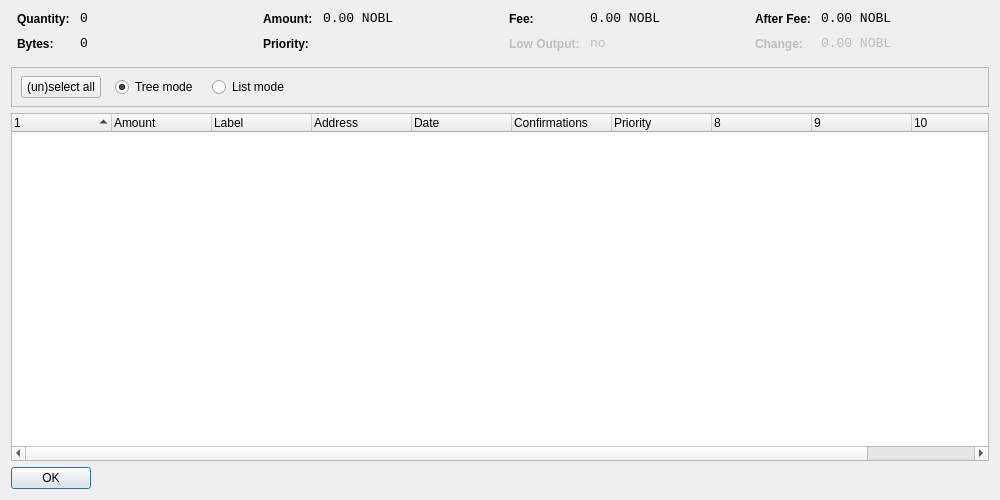
<?xml version="1.0" encoding="UTF-8"?>
<ui version="4.0">
 <class>CoinControlDialog</class>
 <widget class="QDialog" name="CoinControlDialog">
  <property name="geometry">
   <rect>
    <x>0</x>
    <y>0</y>
    <width>1000</width>
    <height>500</height>
   </rect>
  </property>
  <property name="windowTitle">
   <string>Coin Control</string>
  </property>
  <layout class="QVBoxLayout" name="verticalLayout">
   <item>
    <layout class="QHBoxLayout" name="horizontalLayoutTop" stretch="0,0,0,0">
     <property name="topMargin">
      <number>0</number>
     </property>
     <property name="bottomMargin">
      <number>10</number>
     </property>
     <item>
      <layout class="QFormLayout" name="formLayoutCoinControl1">
       <property name="horizontalSpacing">
        <number>10</number>
       </property>
       <property name="verticalSpacing">
        <number>10</number>
       </property>
       <property name="leftMargin">
        <number>6</number>
       </property>
       <property name="rightMargin">
        <number>6</number>
       </property>
       <item row="0" column="0">
        <widget class="QLabel" name="labelCoinControlQuantityText">
         <property name="styleSheet">
          <string notr="true">font-weight:bold;</string>
         </property>
         <property name="text">
          <string>Quantity:</string>
         </property>
        </widget>
       </item>
       <item row="0" column="1">
        <widget class="QLabel" name="labelCoinControlQuantity">
         <property name="font">
          <font>
           <family>Monospace</family>
           <pointsize>10</pointsize>
          </font>
         </property>
         <property name="cursor">
          <cursorShape>IBeamCursor</cursorShape>
         </property>
         <property name="contextMenuPolicy">
          <enum>Qt::ActionsContextMenu</enum>
         </property>
         <property name="text">
          <string>0</string>
         </property>
         <property name="textInteractionFlags">
          <set>Qt::LinksAccessibleByMouse|Qt::TextSelectableByKeyboard|Qt::TextSelectableByMouse</set>
         </property>
        </widget>
       </item>
       <item row="1" column="0">
        <widget class="QLabel" name="labelCoinControlBytesText">
         <property name="styleSheet">
          <string notr="true">font-weight:bold;</string>
         </property>
         <property name="text">
          <string>Bytes:</string>
         </property>
        </widget>
       </item>
       <item row="1" column="1">
        <widget class="QLabel" name="labelCoinControlBytes">
         <property name="font">
          <font>
           <family>Monospace</family>
           <pointsize>10</pointsize>
          </font>
         </property>
         <property name="cursor">
          <cursorShape>IBeamCursor</cursorShape>
         </property>
         <property name="contextMenuPolicy">
          <enum>Qt::ActionsContextMenu</enum>
         </property>
         <property name="text">
          <string>0</string>
         </property>
         <property name="textInteractionFlags">
          <set>Qt::LinksAccessibleByMouse|Qt::TextSelectableByKeyboard|Qt::TextSelectableByMouse</set>
         </property>
        </widget>
       </item>
      </layout>
     </item>
     <item>
      <layout class="QFormLayout" name="formLayoutCoinControl2">
       <property name="horizontalSpacing">
        <number>10</number>
       </property>
       <property name="verticalSpacing">
        <number>10</number>
       </property>
       <property name="leftMargin">
        <number>6</number>
       </property>
       <property name="rightMargin">
        <number>6</number>
       </property>
       <item row="0" column="0">
        <widget class="QLabel" name="labelCoinControlAmountText">
         <property name="styleSheet">
          <string notr="true">font-weight:bold;</string>
         </property>
         <property name="text">
          <string>Amount:</string>
         </property>
        </widget>
       </item>
       <item row="0" column="1">
        <widget class="QLabel" name="labelCoinControlAmount">
         <property name="font">
          <font>
           <family>Monospace</family>
           <pointsize>10</pointsize>
          </font>
         </property>
         <property name="cursor">
          <cursorShape>IBeamCursor</cursorShape>
         </property>
         <property name="contextMenuPolicy">
          <enum>Qt::ActionsContextMenu</enum>
         </property>
         <property name="text">
          <string>0.00 NOBL</string>
         </property>
         <property name="textInteractionFlags">
          <set>Qt::LinksAccessibleByMouse|Qt::TextSelectableByKeyboard|Qt::TextSelectableByMouse</set>
         </property>
        </widget>
       </item>
       <item row="1" column="0">
        <widget class="QLabel" name="labelCoinControlPriorityText">
         <property name="styleSheet">
          <string notr="true">font-weight:bold;</string>
         </property>
         <property name="text">
          <string>Priority:</string>
         </property>
        </widget>
       </item>
       <item row="1" column="1">
        <widget class="QLabel" name="labelCoinControlPriority">
         <property name="font">
          <font>
           <family>Monospace</family>
           <pointsize>10</pointsize>
          </font>
         </property>
         <property name="cursor">
          <cursorShape>IBeamCursor</cursorShape>
         </property>
         <property name="contextMenuPolicy">
          <enum>Qt::ActionsContextMenu</enum>
         </property>
         <property name="text">
          <string/>
         </property>
         <property name="textInteractionFlags">
          <set>Qt::LinksAccessibleByMouse|Qt::TextSelectableByKeyboard|Qt::TextSelectableByMouse</set>
         </property>
        </widget>
       </item>
      </layout>
     </item>
     <item>
      <layout class="QFormLayout" name="formLayoutCoinControl3">
       <property name="horizontalSpacing">
        <number>10</number>
       </property>
       <property name="verticalSpacing">
        <number>10</number>
       </property>
       <property name="leftMargin">
        <number>6</number>
       </property>
       <property name="rightMargin">
        <number>6</number>
       </property>
       <item row="0" column="0">
        <widget class="QLabel" name="labelCoinControlFeeText">
         <property name="styleSheet">
          <string notr="true">font-weight:bold;</string>
         </property>
         <property name="text">
          <string>Fee:</string>
         </property>
        </widget>
       </item>
       <item row="0" column="1">
        <widget class="QLabel" name="labelCoinControlFee">
         <property name="font">
          <font>
           <family>Monospace</family>
           <pointsize>10</pointsize>
          </font>
         </property>
         <property name="cursor">
          <cursorShape>IBeamCursor</cursorShape>
         </property>
         <property name="contextMenuPolicy">
          <enum>Qt::ActionsContextMenu</enum>
         </property>
         <property name="text">
          <string>0.00 NOBL</string>
         </property>
         <property name="textInteractionFlags">
          <set>Qt::LinksAccessibleByMouse|Qt::TextSelectableByKeyboard|Qt::TextSelectableByMouse</set>
         </property>
        </widget>
       </item>
       <item row="1" column="0">
        <widget class="QLabel" name="labelCoinControlLowOutputText">
         <property name="enabled">
          <bool>false</bool>
         </property>
         <property name="styleSheet">
          <string notr="true">font-weight:bold;</string>
         </property>
         <property name="text">
          <string>Low Output:</string>
         </property>
        </widget>
       </item>
       <item row="1" column="1">
        <widget class="QLabel" name="labelCoinControlLowOutput">
         <property name="enabled">
          <bool>false</bool>
         </property>
         <property name="font">
          <font>
           <family>Monospace</family>
           <pointsize>10</pointsize>
          </font>
         </property>
         <property name="cursor">
          <cursorShape>IBeamCursor</cursorShape>
         </property>
         <property name="contextMenuPolicy">
          <enum>Qt::ActionsContextMenu</enum>
         </property>
         <property name="text">
          <string>no</string>
         </property>
         <property name="textInteractionFlags">
          <set>Qt::LinksAccessibleByMouse|Qt::TextSelectableByKeyboard|Qt::TextSelectableByMouse</set>
         </property>
        </widget>
       </item>
      </layout>
     </item>
     <item>
      <layout class="QFormLayout" name="formLayoutCoinControl4">
       <property name="horizontalSpacing">
        <number>10</number>
       </property>
       <property name="verticalSpacing">
        <number>10</number>
       </property>
       <property name="leftMargin">
        <number>6</number>
       </property>
       <property name="rightMargin">
        <number>6</number>
       </property>
       <item row="0" column="0">
        <widget class="QLabel" name="labelCoinControlAfterFeeText">
         <property name="styleSheet">
          <string notr="true">font-weight:bold;</string>
         </property>
         <property name="text">
          <string>After Fee:</string>
         </property>
        </widget>
       </item>
       <item row="0" column="1">
        <widget class="QLabel" name="labelCoinControlAfterFee">
         <property name="font">
          <font>
           <family>Monospace</family>
           <pointsize>10</pointsize>
          </font>
         </property>
         <property name="cursor">
          <cursorShape>IBeamCursor</cursorShape>
         </property>
         <property name="contextMenuPolicy">
          <enum>Qt::ActionsContextMenu</enum>
         </property>
         <property name="text">
          <string>0.00 NOBL</string>
         </property>
         <property name="textInteractionFlags">
          <set>Qt::LinksAccessibleByMouse|Qt::TextSelectableByKeyboard|Qt::TextSelectableByMouse</set>
         </property>
        </widget>
       </item>
       <item row="1" column="0">
        <widget class="QLabel" name="labelCoinControlChangeText">
         <property name="enabled">
          <bool>false</bool>
         </property>
         <property name="styleSheet">
          <string notr="true">font-weight:bold;</string>
         </property>
         <property name="text">
          <string>Change:</string>
         </property>
        </widget>
       </item>
       <item row="1" column="1">
        <widget class="QLabel" name="labelCoinControlChange">
         <property name="enabled">
          <bool>false</bool>
         </property>
         <property name="font">
          <font>
           <family>Monospace</family>
           <pointsize>10</pointsize>
          </font>
         </property>
         <property name="cursor">
          <cursorShape>IBeamCursor</cursorShape>
         </property>
         <property name="contextMenuPolicy">
          <enum>Qt::ActionsContextMenu</enum>
         </property>
         <property name="text">
          <string>0.00 NOBL</string>
         </property>
         <property name="textInteractionFlags">
          <set>Qt::LinksAccessibleByMouse|Qt::TextSelectableByKeyboard|Qt::TextSelectableByMouse</set>
         </property>
        </widget>
       </item>
      </layout>
     </item>
    </layout>
   </item>
   <item>
    <widget class="QFrame" name="frame">
     <property name="minimumSize">
      <size>
       <width>0</width>
       <height>40</height>
      </size>
     </property>
     <property name="frameShape">
      <enum>QFrame::StyledPanel</enum>
     </property>
     <property name="frameShadow">
      <enum>QFrame::Sunken</enum>
     </property>
     <widget class="QWidget" name="horizontalLayoutWidget">
      <property name="geometry">
       <rect>
        <x>10</x>
        <y>0</y>
        <width>781</width>
        <height>41</height>
       </rect>
      </property>
      <layout class="QHBoxLayout" name="horizontalLayoutPanel" stretch="0,0,0,0,0">
       <property name="spacing">
        <number>14</number>
       </property>
       <item>
        <widget class="QPushButton" name="pushButtonSelectAll">
         <property name="sizePolicy">
          <sizepolicy hsizetype="Maximum" vsizetype="Fixed">
           <horstretch>0</horstretch>
           <verstretch>0</verstretch>
          </sizepolicy>
         </property>
         <property name="text">
          <string>(un)select all</string>
         </property>
        </widget>
       </item>
       <item>
        <widget class="QRadioButton" name="radioTreeMode">
         <property name="sizePolicy">
          <sizepolicy hsizetype="Maximum" vsizetype="Fixed">
           <horstretch>0</horstretch>
           <verstretch>0</verstretch>
          </sizepolicy>
         </property>
         <property name="text">
          <string>Tree mode</string>
         </property>
         <property name="checked">
          <bool>true</bool>
         </property>
        </widget>
       </item>
       <item>
        <widget class="QRadioButton" name="radioListMode">
         <property name="sizePolicy">
          <sizepolicy hsizetype="Maximum" vsizetype="Fixed">
           <horstretch>0</horstretch>
           <verstretch>0</verstretch>
          </sizepolicy>
         </property>
         <property name="text">
          <string>List mode</string>
         </property>
        </widget>
       </item>
<!--       <item>
        <widget class="QLabel" name="labelLocked">
         <property name="text">
          <string>(1 locked)</string>
         </property>
        </widget>
       </item>
-->
       <item>
        <spacer name="horizontalSpacer">
         <property name="orientation">
          <enum>Qt::Horizontal</enum>
         </property>
         <property name="sizeHint" stdset="0">
          <size>
           <width>40</width>
           <height>20</height>
          </size>
         </property>
        </spacer>
       </item>
      </layout>
     </widget>
    </widget>
   </item>
   <item>
    <widget class="CoinControlTreeWidget" name="treeWidget">
     <property name="contextMenuPolicy">
      <enum>Qt::CustomContextMenu</enum>
     </property>
     <property name="sortingEnabled">
      <bool>false</bool>
     </property>
     <property name="columnCount">
      <number>11</number>
     </property>
     <attribute name="headerShowSortIndicator" stdset="0">
      <bool>true</bool>
     </attribute>
     <attribute name="headerStretchLastSection">
      <bool>false</bool>
     </attribute>
     <column>
      <property name="text">
       <string/>
      </property>
     </column>
     <column>
      <property name="text">
       <string>Amount</string>
      </property>
     </column>
     <column>
      <property name="text">
       <string notr="true">Label</string>
      </property>
     </column>
     <column>
      <property name="text">
       <string>Address</string>
      </property>
     </column>
     <column>
      <property name="text">
       <string>Date</string>
      </property>
     </column>
     <column>
      <property name="text">
       <string>Confirmations</string>
      </property>
      <property name="toolTip">
       <string>Confirmed</string>
      </property>
     </column>
     <column>
      <property name="text">
       <string>Priority</string>
      </property>
     </column>
     <column>
      <property name="text">
       <string/>
      </property>
     </column>
     <column>
      <property name="text">
       <string/>
      </property>
     </column>
     <column>
      <property name="text">
       <string/>
      </property>
     </column>
     <column>
      <property name="text">
       <string/>
      </property>
     </column>
    </widget>
   </item>
   <item>
    <widget class="QDialogButtonBox" name="buttonBox">
     <property name="sizePolicy">
      <sizepolicy hsizetype="Maximum" vsizetype="Fixed">
       <horstretch>0</horstretch>
       <verstretch>0</verstretch>
      </sizepolicy>
     </property>
     <property name="orientation">
      <enum>Qt::Horizontal</enum>
     </property>
     <property name="standardButtons">
      <set>QDialogButtonBox::Ok</set>
     </property>
    </widget>
   </item>
  </layout>
 </widget>
 <customwidgets>
  <customwidget>
   <class>CoinControlTreeWidget</class>
   <extends>QTreeWidget</extends>
   <header>coincontroltreewidget.h</header>
  </customwidget>
 </customwidgets>
 <resources/>
 <connections/>
</ui>
